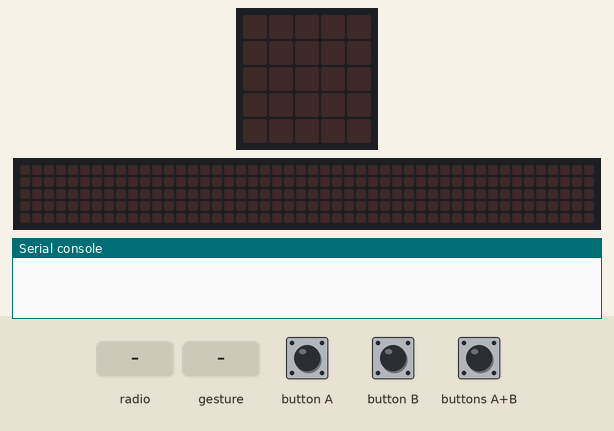
This program was run on a simulated BBC micro:bit (MakeCode). Parts: the board's 5×5 LED display, a strip that is not on the board, showing the scrolling text unrolled, the last lines printed to the serial console. The inputs (shaded band) are chosen by the test bench. No radio messages arrive unless stated (any console line starting 'radio sent:' is added by the test bench); a tilt is held for 1.5 s and a shake lasts 1 s, then the board lies face up again; the 48×5 strip is a reading aid, not a part: it shows the text the display is scrolling, unrolled, one strip-width of it at a time.

Above: at 1.2 s.
1.3 s: button A pressed for 0.15 s
At 2.2 s:
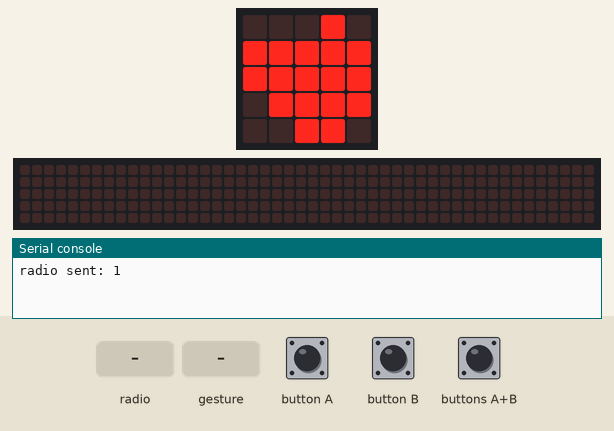
2.9 s: button B pressed for 0.15 s
At 3.4 s:
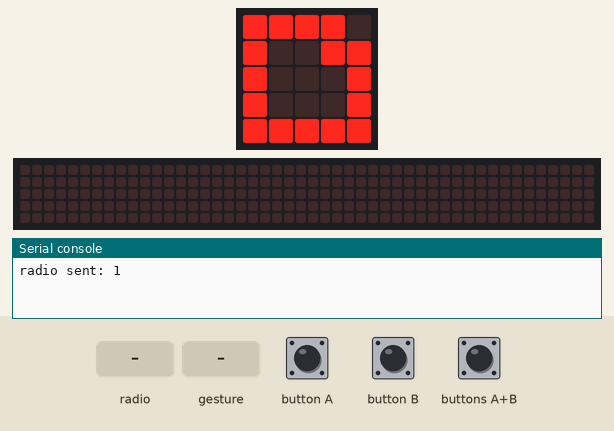
4.5 s: buttons A+B pressed for 0.15 s
At 5.8 s:
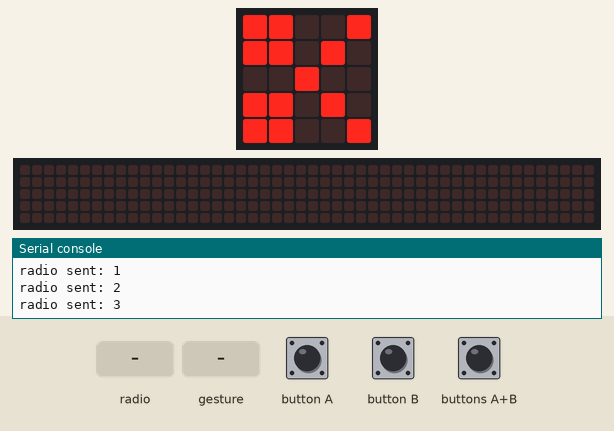
6.1 s: radio message "1" arrives
At 6.17 s:
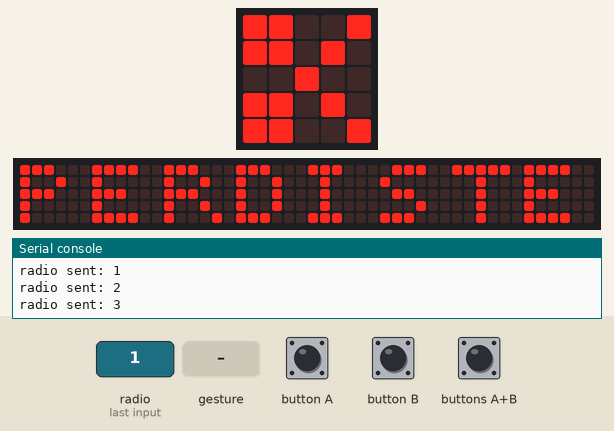
9.1 s: gesture 'shake'
At 9.47 s:
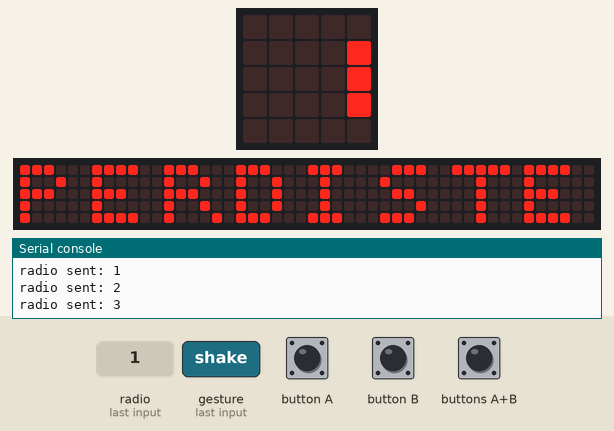
12.1 s: buttons A+B pressed for 1 s
At 14.9 s:
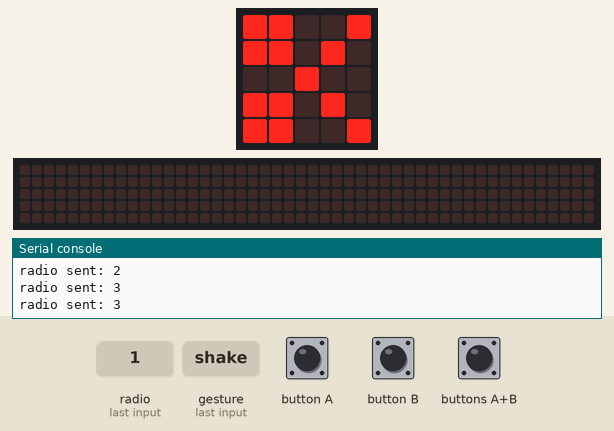
Timing chart, 0 to 16.1 s (numbered marks = the images above; inputs shaded):
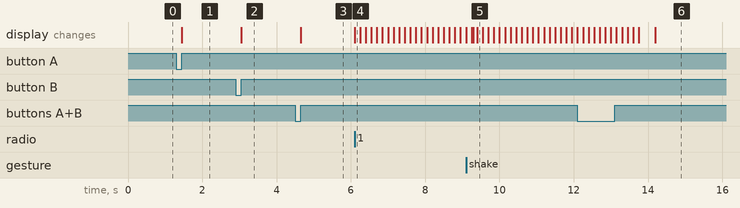

The program:

main.ts
```typescript
radio.onReceivedNumber(function (receivedNumber) {
    if (receivedNumber == 1) {
        if (MIJUGADA == 1) {
            basic.showString("EMPATE")
        } else if (MIJUGADA == 2) {
            basic.showString("GANASTE")
        } else if (MIJUGADA == 3) {
            basic.showString("PERDISTE")
        }
    } else if (receivedNumber == 2) {
        if (MIJUGADA == 2) {
            basic.showString("EMPATE")
        } else if (MIJUGADA == 1) {
            basic.showString("PERDISTE")
        } else if (MIJUGADA == 3) {
            basic.showString("GANASTE")
        }
    } else if (receivedNumber == 3) {
        if (MIJUGADA == 3) {
            basic.showString("EMPATE")
        } else if (MIJUGADA == 1) {
            basic.showString("GANASTE")
        } else if (MIJUGADA == 2) {
            basic.showString("PERDISTE")
        }
    }
    basic.clearScreen()
    MIJUGADA = 0
})
input.onButtonPressed(Button.A, function () {
    basic.showLeds(`
        . . . # .
        # # # # #
        # # # # #
        . # # # #
        . . # # .
        `)
    radio.sendNumber(1)
    MIJUGADA = 1
    basic.pause(1000)
})
input.onGesture(Gesture.Shake, function () {
    basic.clearScreen()
})
input.onButtonPressed(Button.AB, function () {
    basic.showLeds(`
        # # . . #
        # # . # .
        . . # . .
        # # . # .
        # # . . #
        `)
    radio.sendNumber(3)
    MIJUGADA = 3
    basic.pause(1000)
})
input.onButtonPressed(Button.B, function () {
    basic.showLeds(`
        # # # # .
        # . . # #
        # . . . #
        # . . . #
        # # # # #
        `)
    radio.sendNumber(2)
    MIJUGADA = 2
    basic.pause(1000)
})
let MIJUGADA = 0
radio.setGroup(220)
```

test.ts
```typescript
// aquí va el archivo "tests"; esto no se compilará cuando este paquete se utilice como una extensión.
```

Measured:
- after the input at 1.3 s, the display: changes after 0.15 s (image 1)
- after the input at 2.9 s, the display: changes after 0.15 s (image 2)
- after the input at 4.5 s, the display: changes after 0.15 s (image 3)
- after the input at 6.1 s, the display: changes at once (image 4)
- after the input at 9.1 s, the display: first differs from a run without the input after 0.20 s (image 5 shows a later state)
- after the input at 12.1 s, the display: first differs from a run without the input after 2.1 s (image 6)
